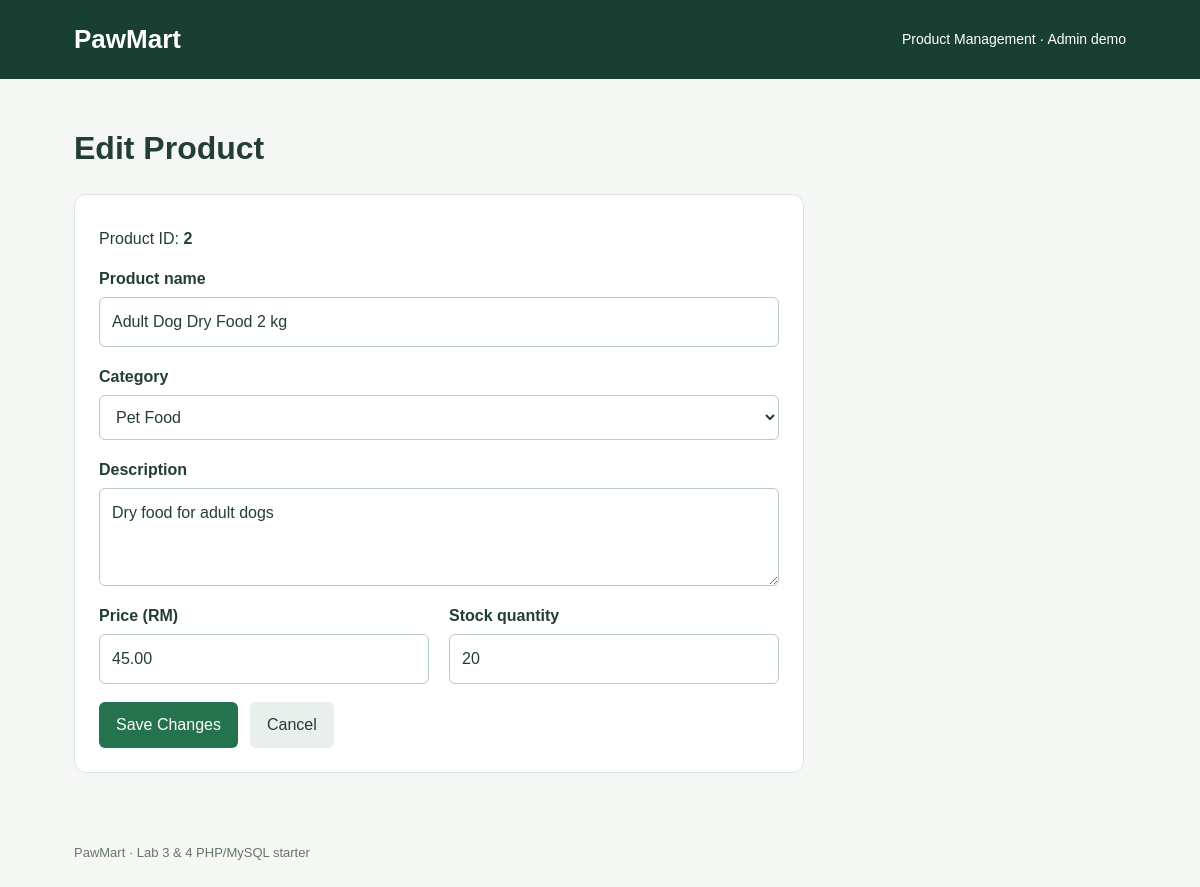
Page /edit_product.php?id=2 on the committed database.
### tables this page shows
CREATE TABLE `products` (
  `product_id` int(11) NOT NULL,
  `product_name` varchar(100) NOT NULL,
  `category` varchar(50) NOT NULL,
  `description` text DEFAULT NULL,
  `price` decimal(10,2) NOT NULL,
  `stock_quantity` int(11) NOT NULL DEFAULT 0
);

### db.php (called while the page is built)
<?php
function database(): PDO {
    static $pdo = null;
    if ($pdo === null) {
        $pdo = new PDO('mysql:host=127.0.0.1;dbname=pawmart;charset=utf8mb4', 'root', '', [
            PDO::ATTR_ERRMODE => PDO::ERRMODE_EXCEPTION,
            PDO::ATTR_DEFAULT_FETCH_MODE => PDO::FETCH_ASSOC,
            PDO::ATTR_EMULATE_PREPARES => false
        ]);
    }
    return $pdo;
}

### bootstrap.php (called while the page is built, shortened)
<?php
require_once __DIR__ . '/db.php';
require_once __DIR__ . '/Product.php';
function e($value): string { return htmlspecialchars((string)$value, ENT_QUOTES, 'UTF-8'); }
function categories(): array { return ['Pet Food','Pet Treats','Pet Toys','Accessories','Feeding Supplies','Grooming Supplies','Travel Supplies']; }
try { $products = new Product(database()); }
catch (PDOException $ex) {
    http_response_code(503);
    exit('Database unavailable. Import database.sql and check the local settings in db.php.');
}

### Product.php (called while the page is built, shortened)
<?php
class Product {
    private PDO $db;
    public function __construct(PDO $db) { $this->db = $db; }
    public function find(int $id): ?array {
        $stmt = $this->db->prepare('SELECT * FROM products WHERE product_id = ?');
        $stmt->execute([$id]);
        return $stmt->fetch() ?: null;
    }
}

### form.php (the view, shortened to what this page needs)
<label>Product name<input name="product_name" required maxlength="100" value="<?= e($data['product_name'] ?? '') ?>"></label>
<label>Category<select name="category" required><option value="">Choose category</option><?php foreach (categories() as $category): ?><option value="<?= e($category) ?>" <?= ($data['category'] ?? '') === $category ? 'selected' : '' ?>><?= e($category) ?></option><?php endforeach; ?></select></label>
<label>Description<textarea name="description" maxlength="5000" rows="3"><?= e($data['description'] ?? '') ?></textarea></label>
<div class="grid"><label>Price (RM)<input type="number" name="price" min="0" max="99999999.99" step="0.01" required value="<?= e($data['price'] ?? '') ?>"></label><label>Stock quantity<input type="number" name="stock_quantity" min="0" max="2147483647" step="1" required value="<?= e($data['stock_quantity'] ?? '') ?>"></label></div>

### style.css (style rules this page uses)
* { box-sizing:border-box }
body { margin:0;background:#f5f7f5;color:#243e36;font:16px/1.5 Arial,sans-serif }
input,select,textarea { display:block;width:100%;padding:12px;border:1px solid #b9cabe;border-radius:6px;font:inherit;color:#243e36;background:white }
label { display:block;margin-bottom:18px;font-weight:bold }
label input,label select,label textarea { margin-top:6px;font-weight:normal }
.grid { display:grid;grid-template-columns:1fr 1fr;gap:20px }

### rows in the picture
products: product_name "Adult Dog Dry Food 2 kg", description "Dry food for adult dogs", price "45.00", stock_quantity "20"

### other values in the picture
$id "2"
form field category "Pet Food"
